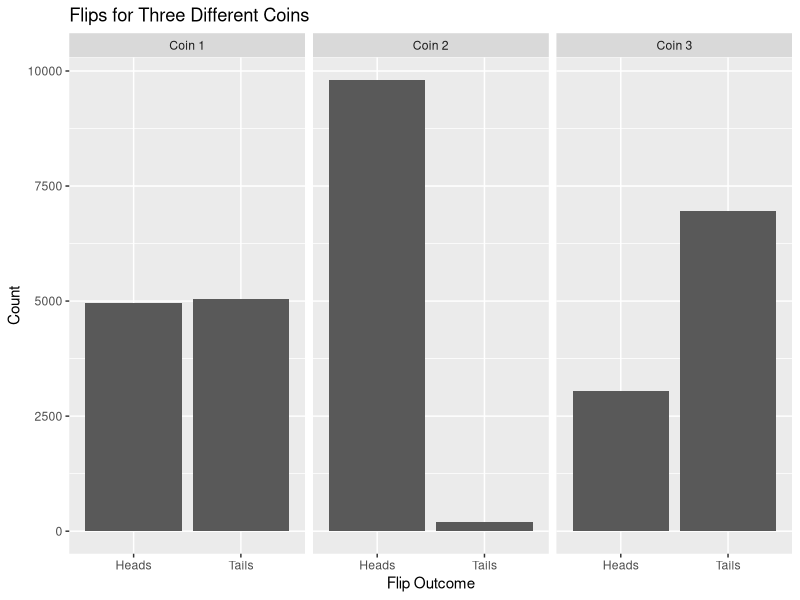

R code for this plot:
#### Relate Variability to Uncertainty and Predictability ####

# Importing necessary libraries
library(tidyverse)

# Perform simulations
set.seed(1234)
n <- 1e4
x <- sample(c("Heads", "Tails"), size = n, replace = T)
x2 <- sample(c("Heads", "Tails"), size = n, prob = c(.98, .02), replace = T)
x3 <- sample(c("Heads", "Tails"), size = n, prob = c(.3, .7), replace = T)

# Organize results into a data frame
d <- data.frame(
  rolls = c(x, x2, x3),
  die = c(rep("Coin 1", n), rep("Coin 2", n), rep("Coin 3", n))
)

# Plot results
d %>%
  ggplot(aes(x = rolls)) +
  geom_bar() +
  facet_grid(.~die) +
  ylab("Count") +
  xlab("Flip Outcome") +
  ggtitle("Flips for Three Different Coins")